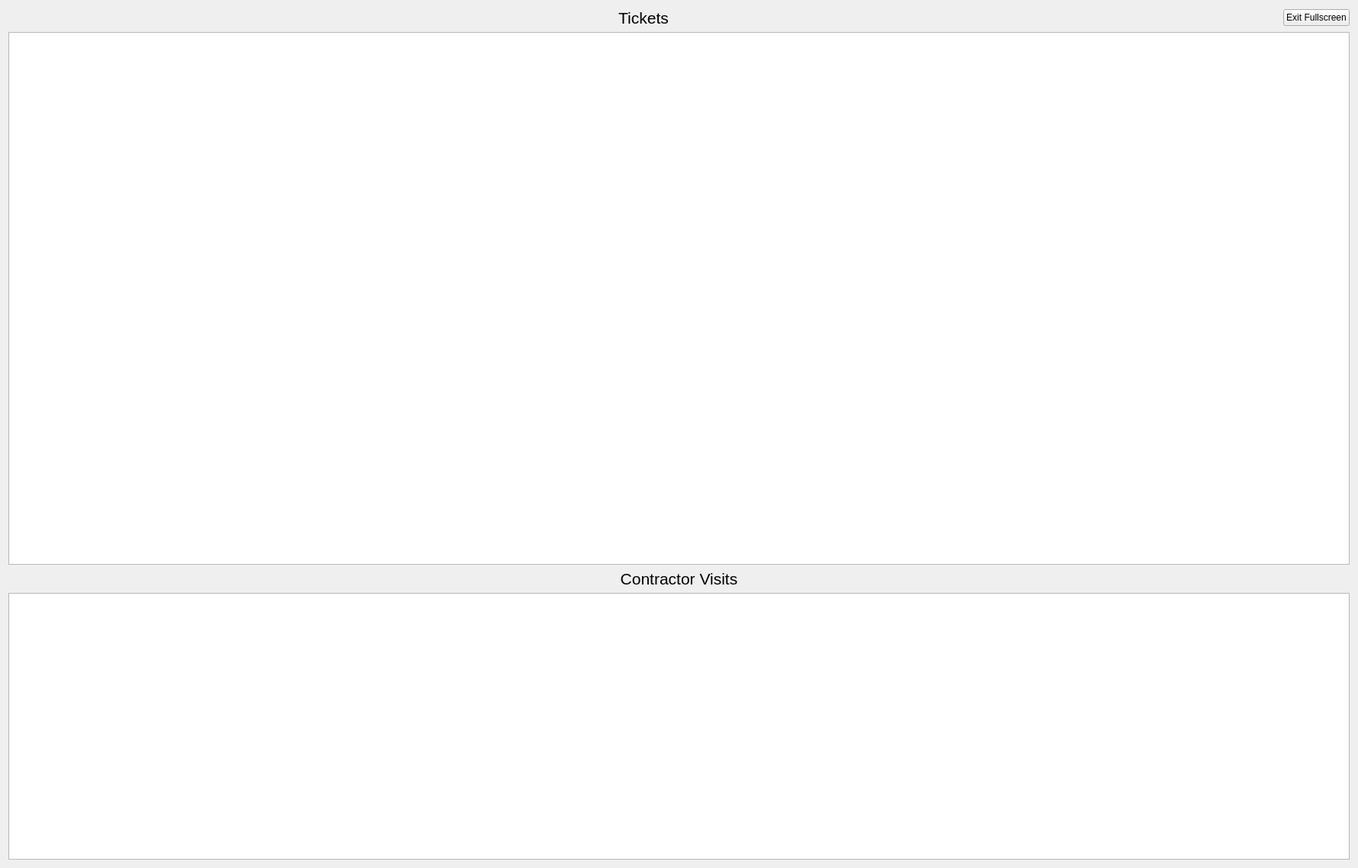
<?xml version="1.0" encoding="UTF-8"?>
<ui version="4.0">
 <class>OperationsDashboardWidgetClass</class>
 <widget class="QWidget" name="OperationsDashboardWidgetClass">
  <property name="geometry">
   <rect>
    <x>0</x>
    <y>0</y>
    <width>1781</width>
    <height>1139</height>
   </rect>
  </property>
  <property name="windowTitle">
   <string>OperationsDashboardWidget</string>
  </property>
  <layout class="QVBoxLayout" name="verticalLayout_2">
   <item>
    <layout class="QVBoxLayout" name="verticalLayout" stretch="0,10,0,5">
     <item>
      <layout class="QHBoxLayout" name="horizontalLayout" stretch="10,0">
       <property name="bottomMargin">
        <number>0</number>
       </property>
       <item>
        <widget class="QLabel" name="lb_Tickets">
         <property name="font">
          <font>
           <pointsize>16</pointsize>
          </font>
         </property>
         <property name="text">
          <string>Tickets</string>
         </property>
         <property name="alignment">
          <set>Qt::AlignCenter</set>
         </property>
        </widget>
       </item>
       <item>
        <widget class="QPushButton" name="pB_ExitFullscreen">
         <property name="text">
          <string>Exit Fullscreen</string>
         </property>
        </widget>
       </item>
      </layout>
     </item>
     <item>
      <widget class="QTableView" name="tv_tickets"/>
     </item>
     <item>
      <widget class="QLabel" name="label">
       <property name="font">
        <font>
         <pointsize>16</pointsize>
        </font>
       </property>
       <property name="text">
        <string>Contractor Visits</string>
       </property>
       <property name="alignment">
        <set>Qt::AlignCenter</set>
       </property>
      </widget>
     </item>
     <item>
      <widget class="QTableView" name="tv_contractorVisits"/>
     </item>
    </layout>
   </item>
  </layout>
 </widget>
 <layoutdefault spacing="6" margin="11"/>
 <resources/>
 <connections/>
</ui>
